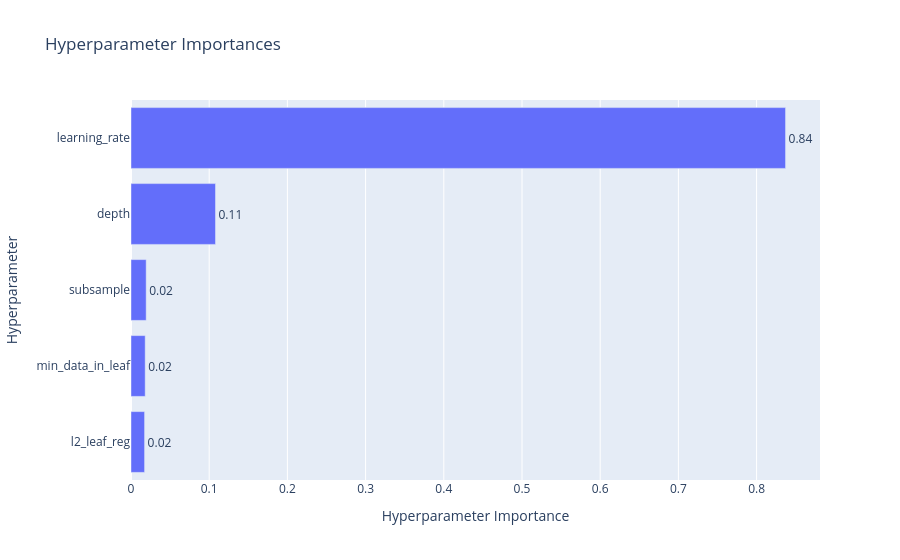

Notebook code cell kept with this figure:
### Code cell
optuna.visualization.plot_param_importances(study)

### Figure 1 — Plotly figure (JSON) as saved in the notebook; plotly's stock layout.template omitted (floating-point values rounded to 4 significant figures)
{"data": [{"cliponaxis": false, "hovertemplate": ["l2_leaf_reg (FloatDistribution): 0.017364551950985945<extra></extra>", "min_data_in_leaf (IntDistribution): 0.018141548485279557<extra></extra>", "subsample (FloatDistribution): 0.0194116769379304<extra></extra>", "depth (IntDistribution): 0.10806570402638926<extra></extra>", "learning_rate (FloatDistribution): 0.837016518599415<extra></extra>"], "name": "Objective Value", "orientation": "h", "text": ["0.02", "0.02", "0.02", "0.11", "0.84"], "textposition": "outside", "type": "bar", "x": [0.01736, 0.01814, 0.01941, 0.1081, 0.837], "y": ["l2_leaf_reg", "min_data_in_leaf", "subsample", "depth", "learning_rate"]}], "layout": {"title": {"text": "Hyperparameter Importances"}, "xaxis": {"title": {"text": "Hyperparameter Importance"}}, "yaxis": {"title": {"text": "Hyperparameter"}}}}
